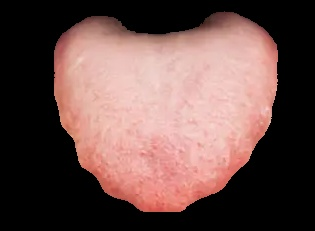
#> input picture tongue_output.jpg, 315 x 231 px
$ python jaggedScore.py
#> lines starting #> are read from the running program, lines starting #| are printed output that depends on the picture; after the words box and inside, x2 and y2 are one past the last pixel; in counts of white or black regions, pixels touching at a corner belong together; long printed decimals are rounded
import cv2
import os
import numpy as np
import matplotlib.pyplot as plt
from scipy.ndimage import gaussian_filter1d
from skimage.morphology import opening, closing, disk, remove_small_holes
from skimage.filters import threshold_otsu
import uuid

OUTPUT_DIR = "output"


# Graham Scan Algorithm to compute the convex hull
def graham_scan(points):
    points = sorted(points, key=lambda p: (p[0], p[1]))

    def cross(o, a, b):
        return (a[0] - o[0]) * (b[1] - o[1]) - (a[1] - o[1]) * (b[0] - o[0])

    lower = []
    for p in points:
        while len(lower) >= 2 and cross(lower[-2], lower[-1], p) <= 0:
            lower.pop()
        lower.append(p)

    upper = []
    for p in reversed(points):
        while len(upper) >= 2 and cross(upper[-2], upper[-1], p) <= 0:
            upper.pop()
        upper.append(p)

    return np.array(lower[:-1] + upper[:-1])

def compute_and_plot_major_dents_concavity(image_path, r1=3, r2=3, A_max=64, sigma=18, sigma_green=3, concavity_thresh=-0.015, length_thresh=10):
#> called with image_path = 'tongue_output.jpg', r1 = 3, r2 = 3, A_max = 64, sigma = 18, sigma_green = 3, concavity_thresh = -0.015, length_thresh = 10
    img = cv2.imread(image_path)
#> img is the input picture: shape (231, 315, 3); mean B, G, R 74.2, 78.3, 106
    gray = cv2.cvtColor(img, cv2.COLOR_BGR2GRAY)
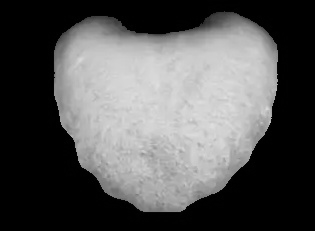
#> gray: shape (231, 315); min 0, max 223, mean 86.1
    thresh_val = threshold_otsu(gray)
#> thresh_val = 93
    mask = (gray > thresh_val).astype(np.uint8)
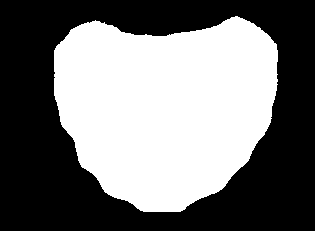
#> mask: shape (231, 315); values 0 (black) and 1 (white), 46.1% white; 1 white region, box (x1, y1, x2, y2) and area: (54, 16, 278, 212) 33546

    mask_clean = opening(mask.astype(bool), disk(r1))
#> mask_clean: shape (231, 315) bool; 46.1% white; 1 white region, box (x1, y1, x2, y2) and area: (54, 16, 278, 212) 33535
    mask_clean = closing(mask_clean, disk(r2)).astype(np.uint8)
#> mask_clean: shape (231, 315); values 0 (black) and 1 (white), 46.1% white; 1 white region, box (x1, y1, x2, y2) and area: (54, 16, 278, 212) 33538
    num_labels, labels = cv2.connectedComponents(mask_clean)
#> labels: shape (231, 315) int32; values 0 (black) and 1 (white), 46.1% white; 1 white region
#> num_labels = 2
    if num_labels > 1:
        largest = 1 + np.argmax([np.sum(labels == i) for i in range(1, num_labels)])
#> largest = 1
        mask_clean = (labels == largest).astype(np.uint8)
    mask_filled = remove_small_holes(mask_clean.astype(bool), area_threshold=A_max).astype(np.uint8)

    contours, _ = cv2.findContours(mask_filled, cv2.RETR_EXTERNAL, cv2.CHAIN_APPROX_NONE)
#> contours = 1 contour; box (x1, y1, x2, y2) and area: (54, 16, 278, 212) 33217
    contour = max(contours, key=cv2.contourArea).squeeze()
#> contour = 640 pairs, first value 54 to 277, second value 16 to 211
    x_vals, y_vals = contour[:, 0], contour[:, 1]
#> x_vals = 640 values, max 277 at index 556, min 54 at index 187, mean 164.4; y_vals = 640 values, max 211 at index 371, min 16 at index 0, mean 102.4

    y_thresh = np.min(y_vals) + 0.2 * (np.max(y_vals) - np.min(y_vals))
#> y_thresh = 55
    upper_indices = np.where(y_vals <= y_thresh)[0]
#> upper_indices = 248 values from 0 to 639
    top_left = contour[upper_indices[np.argmin(x_vals[upper_indices])]]
#> top_left = [54, 50]
    top_right = contour[upper_indices[np.argmax(x_vals[upper_indices])]]
#> top_right = [277, 55]
    bottom_y = np.max(y_vals)
#> bottom_y = 211
    bottom_indices = np.where(y_vals == bottom_y)[0]
#> bottom_indices = 38 values from 371 to 408
    bottom = contour[bottom_indices[np.argmin(np.abs(x_vals[bottom_indices] - np.median(x_vals)))]]
#> bottom = [163, 211]

    def find_index(pt): return np.where((contour == pt).all(axis=1))[0][0]
    i_tl = find_index(top_left)
#> i_tl = 187
    i_tr = find_index(top_right)
#> i_tr = 585
    i_b = find_index(bottom)
#> i_b = 391

    def arc_indices(start, end, N):
        return np.arange(start, end + 1) if start <= end else np.concatenate([np.arange(start, N), np.arange(0, end + 1)])

    N = len(contour)
#> N = 640
    path1 = arc_indices(i_tl, i_tr, N)
#> path1 = 399 values from 187 to 585
    path2 = arc_indices(i_tr, i_tl, N)
#> path2 = 243 values, max 639 at index 54, min 0 at index 55, mean 210.9
    seg_idx = path1 if i_b in path1 else path2
#> seg_idx = 399 values from 187 to 585

    # Get the original red segment
    segment = contour[seg_idx]
#> segment = 399 pairs, first value 54 to 277, second value 50 to 211
    xs, ys = segment[:, 0].astype(float), segment[:, 1].astype(float)
#> xs = 399 values, max 277 at index 369, min 54 at index 0, mean 161.7; ys = 399 values, max 211 at index 184, min 50 at index 0, mean 145.9

    # Apply smoothing to the red segment (original segment) with sigma=18
    xs_smooth = gaussian_filter1d(xs, sigma)
#> xs_smooth = 399 values from 54.08 to 276.3
    ys_smooth = gaussian_filter1d(ys, sigma)
#> ys_smooth = 399 values, max 209.2 at index 202, min 63.87 at index 0, mean 145.9

    # Create a green segment with sigma=5 (smoother version)
    xs_green = gaussian_filter1d(xs, sigma_green)
#> xs_green = 399 values, max 277 at index 398, min 54 at index 0, mean 161.7
    ys_green = gaussian_filter1d(ys, sigma_green)
#> ys_green = 399 values, max 211 at index 196, min 51.94 at index 0, mean 145.9

    # Calculate first and second derivatives (concavity)
    dx = np.gradient(xs_green)
#> dx = 399 values, max 1 at index 205, min -0.0534 at index 376, mean 0.559
    dy = np.gradient(ys_green)
#> dy = 399 values, max 1 at index 32, min -1 at index 330, mean 0.0125
    d2x = np.gradient(dx)
#> d2x = 399 values, max 0.0805 at index 75, min -0.0854 at index 90, mean 2.46e-05
    d2y = np.gradient(dy)
#> d2y = 399 values, max 0.185 at index 396, min -0.086 at index 222, mean -0.00101

    # Concavity thresholding: Only consider regions with a highly negative second derivative
    concavity = d2x + d2y  # Combined second derivative for concavity
#> concavity = 399 values, max 0.185 at index 2, min -0.107 at index 223, mean -0.000981

    # Count significant dents based on concavity
    major_dent_count = 0
    is_in_dent = False  # Flag to track if we are in a significant dent
    dent_length = 0  # Track the length of continuous concave regions
    last_dent_index = -1  # To store the index of the last dent

    for i in range(1, len(xs_green) - 1):
        if concavity[i] < concavity_thresh:
            if not is_in_dent:
                dent_length = 1  # Start a new dent region
                is_in_dent = True
            else:
                dent_length += 1  # Continue the dent region
            last_dent_index = i
        else:
            if is_in_dent and dent_length >= length_thresh:
                major_dent_count += 1  # Count it as a major dent if its length exceeds threshold
            is_in_dent = False  # Reset if not a dent
#> this loop made 397 passes
#> (dent_length, is_in_dent) on passes 22, 59, 85: (1, True), (1, True), (1, True)
#> after the loop, dent_length = 5; major_dent_count = 7

    # Function to calculate perimeter
    def perimeter(xc, yc):
        return np.sum(np.hypot(np.diff(xc, append=xc[0]), np.diff(yc, append=yc[0])))

    # Calculate perimeter of both red and blue segments
    P_red = perimeter(xs, ys)
#> P_red = 684.8
    P_blue = perimeter(xs_smooth, ys_smooth)
#> P_blue = 618.8

    # Calculate the perimeter score
    perimeter_score = 1 - (P_blue / P_red)
#> perimeter_score = 0.0964

    # Create jagged visualization (as per your comment on saving it)
    jagged_image = img.copy()
    contour_points = np.array([segment], dtype=np.int32)
#> contour_points has the same summary as segment
    cv2.polylines(jagged_image, contour_points, isClosed=True, color=(255, 0, 0), thickness=2)
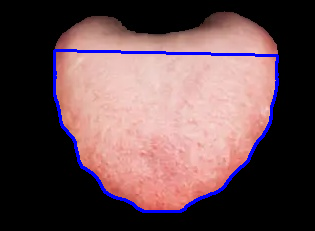
#> jagged_image: shape (231, 315, 3); 2.97% of pixels changed, all inside (x1, y1, x2, y2) = (53, 49, 279, 213)

    return {
        'major_dent_count': major_dent_count,
        'perimeter_score': perimeter_score,
        'segment_contour': segment,
        'smoothed_segment': np.vstack((xs_smooth, ys_smooth)).T,
        'green_segment': np.vstack((xs_green, ys_green)).T,
        'jagged_image': jagged_image,
    }

# Run the final version with concavity-based dent detection on the green segment
def jagged_tongue(image_path):
    result = compute_and_plot_major_dents_concavity(image_path)
    score = result['perimeter_score'] * 10 + result['major_dent_count']
    # Save jagged visualization
    jagged_viz_path = os.path.join(OUTPUT_DIR, f"jagged_{uuid.uuid4()}.jpg")
    cv2.imwrite(jagged_viz_path, result['jagged_image'])
    return {'image_path': jagged_viz_path, 'score': score}

# Example usage
result = compute_and_plot_major_dents_concavity("tongue_output.jpg")
#> result = 6 items
print("Final Jagged score:", result['perimeter_score'] * 10 + result['major_dent_count'])
#| Final Jagged score: 7.964
